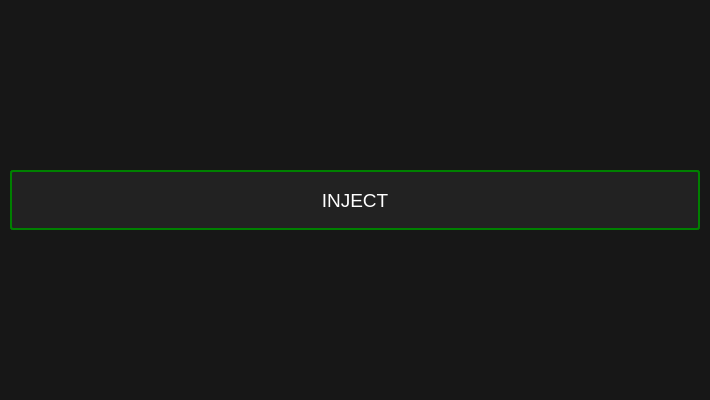
<?xml version="1.0" encoding="UTF-8"?>
<ui version="4.0">
 <class>CWindow</class>
 <widget class="QWidget" name="CWindow">
  <property name="geometry">
   <rect>
    <x>0</x>
    <y>0</y>
    <width>710</width>
    <height>400</height>
   </rect>
  </property>
  <property name="sizePolicy">
   <sizepolicy hsizetype="Fixed" vsizetype="Fixed">
    <horstretch>0</horstretch>
    <verstretch>0</verstretch>
   </sizepolicy>
  </property>
  <property name="minimumSize">
   <size>
    <width>710</width>
    <height>400</height>
   </size>
  </property>
  <property name="maximumSize">
   <size>
    <width>710</width>
    <height>400</height>
   </size>
  </property>
  <property name="font">
   <font>
    <stylestrategy>PreferAntialias</stylestrategy>
   </font>
  </property>
  <property name="contextMenuPolicy">
   <enum>Qt::NoContextMenu</enum>
  </property>
  <property name="windowTitle">
   <string>Loader</string>
  </property>
  <property name="styleSheet">
   <string notr="true">background-color: rgb(23, 23, 23);</string>
  </property>
  <widget class="QWidget" name="gridLayoutWidget">
   <property name="geometry">
    <rect>
     <x>0</x>
     <y>0</y>
     <width>2</width>
     <height>2</height>
    </rect>
   </property>
   <layout class="QGridLayout" name="gridLayout"/>
  </widget>
  <widget class="QPushButton" name="pushButton">
   <property name="geometry">
    <rect>
     <x>10</x>
     <y>170</y>
     <width>690</width>
     <height>60</height>
    </rect>
   </property>
   <property name="font">
    <font>
     <pointsize>14</pointsize>
     <stylestrategy>PreferAntialias</stylestrategy>
    </font>
   </property>
   <property name="styleSheet">
    <string notr="true">color: rgb(255, 255, 255);
background-color: rgb(34, 34, 34);
border-style: solid;
border-width: 2px;
border-color: green;
border-radius: 3px;</string>
   </property>
   <property name="text">
    <string>INJECT</string>
   </property>
  </widget>
 </widget>
 <resources/>
 <connections/>
</ui>
